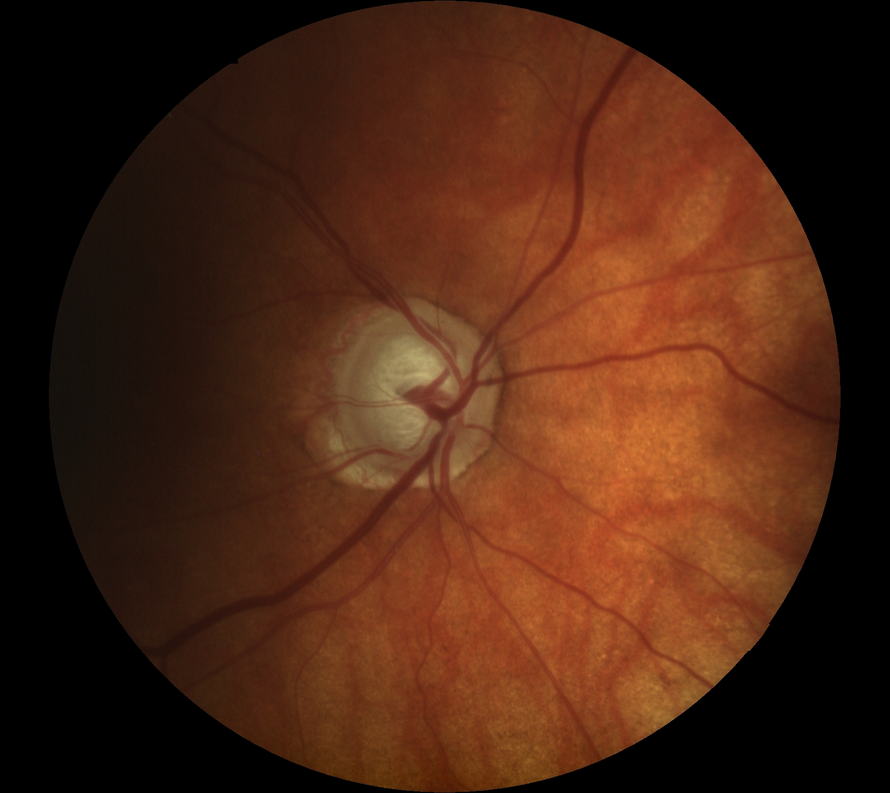
#> input picture MP_RetinalVesselAnalysis/MP_RetinalVesselAnalysis/dummies/Retinal_Images/111.png, 890 x 793 px, shrunk from 1620 x 1444 before the run; its folder holds only this picture in this run
$ python Radius.py
#> lines starting #> are read from the running program, lines starting #| are printed output that depends on the picture
# [78 lines of commented-out code are left out]


import cv2
import matplotlib.pyplot as plt
import os
import pandas as pd

# Path to directory containing retinal images
img_dir = 'Retinal_Images'
# Create a list of image filenames in the directory
img_files = os.listdir(img_dir)

# Create an empty list to store the R values
data_list = []

# Loop through each image file
for img_file in img_files:
    # Load the image
    img_path = os.path.join(img_dir, img_file)
    image = cv2.imread(img_path)
#> image is the input picture: shape (793, 890, 3); mean B, G, R 19.3, 37, 73.5

    # Convert to grayscale
    gray = cv2.cvtColor(image, cv2.COLOR_BGR2GRAY)
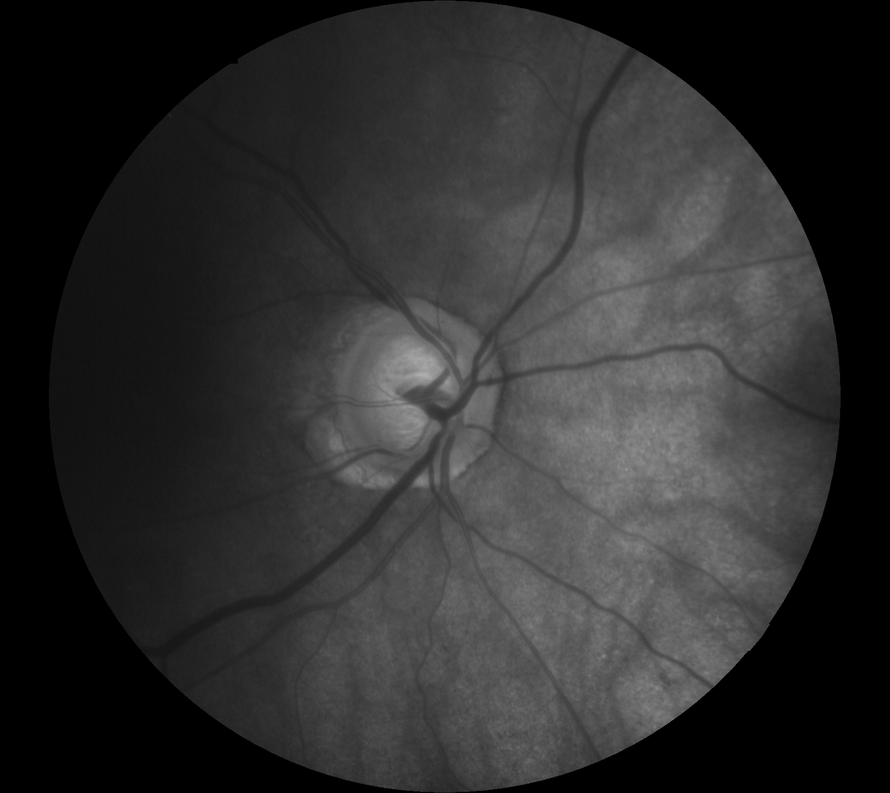
#> gray: shape (793, 890); min 0, max 177, mean 45.9

    # Apply CLAHE (Contrast Limited Adaptive Histogram Equalization) for contrast enhancement
    clahe = cv2.createCLAHE(clipLimit=2.0, tileGridSize=(8, 8))
    clahe_image = clahe.apply(gray)
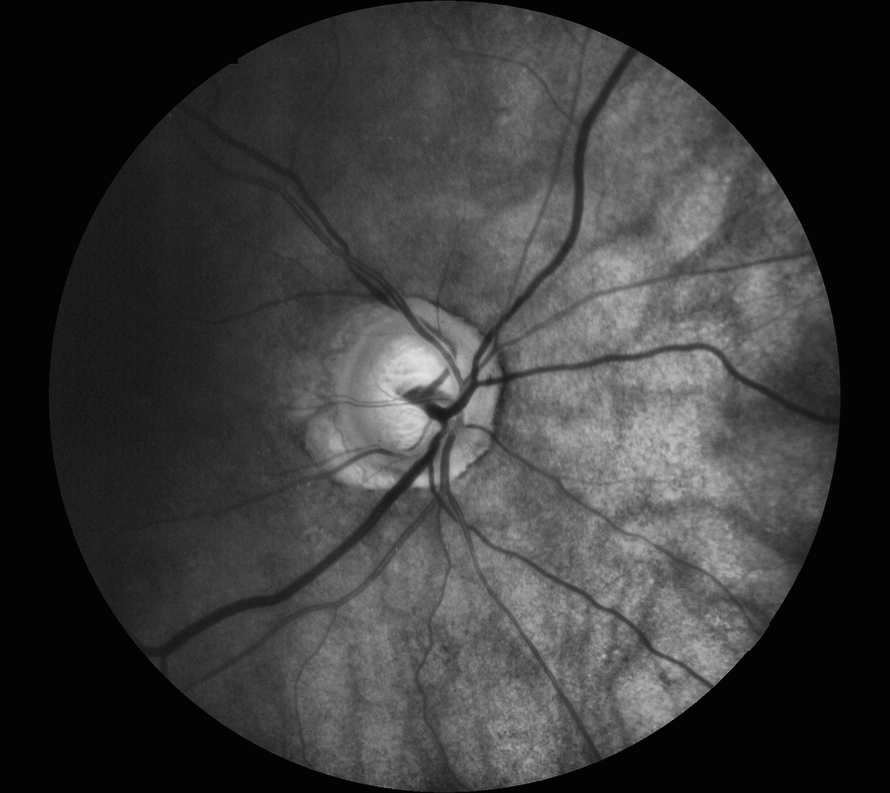
#> clahe_image: shape (793, 890); min 2, max 226, mean 58.6

    # Apply Gaussian blur for noise removal
    blur_image = cv2.GaussianBlur(clahe_image, (3, 3), 0)

    # Find the center of the image
    height, width = blur_image.shape
#> height = 793; width = 890
    center_x, center_y = int(width / 2), int(height / 2)
#> center_x = 445; center_y = 396

    # Initialize the radius list
    radius_list = []

    # Show the image using matplotlib
    fig, ax = plt.subplots(figsize=(8, 6))
    ax.imshow(blur_image, cmap='gray')

    # Mark the two points and calculate radius and draw circle
    def onclick(event):
        x, y = int(event.xdata), int(event.ydata)
        ax.plot(x, y, 'ro', markersize=10)
        fig.canvas.draw()

        if len(ax.lines) == 2:
            # Calculate radius and draw circle
            x1, y1 = ax.lines[0].get_xdata()[0], ax.lines[0].get_ydata()[0]
            x2, y2 = ax.lines[1].get_xdata()[0], ax.lines[1].get_ydata()[0]
            x3, y3 = (x1 + x2) / 2, (y1 + y2) / 2
            radius = int(((x3 - x1) ** 2 + (y3 - y1) ** 2) ** 0.5)
            circle = plt.Circle((x3, y3), radius, color='r', fill=False)
            ax.add_artist(circle)
            fig.canvas.draw()

            # Store radius value in the list and clear the lines
            radius_list.append(radius)
            ax.lines.clear()  # Clear the lines drawn for marking points

            # Clear the entire axes
            ax.clear()

            # Print radius on image
            cv2.putText(blur_image, f"Radius: {radius}", (10, 30), cv2.FONT_HERSHEY_SIMPLEX, 1, (0, 0, 0), 2)
            ax.imshow(blur_image, cmap='gray')
            fig.canvas.draw()

    fig.canvas.mpl_connect('button_press_event', onclick)
    plt.show()
    print(radius_list)

$ run again, on MP_RetinalVesselAnalysis/MP_RetinalVesselAnalysis/dummies/Retinal_Images/240.png
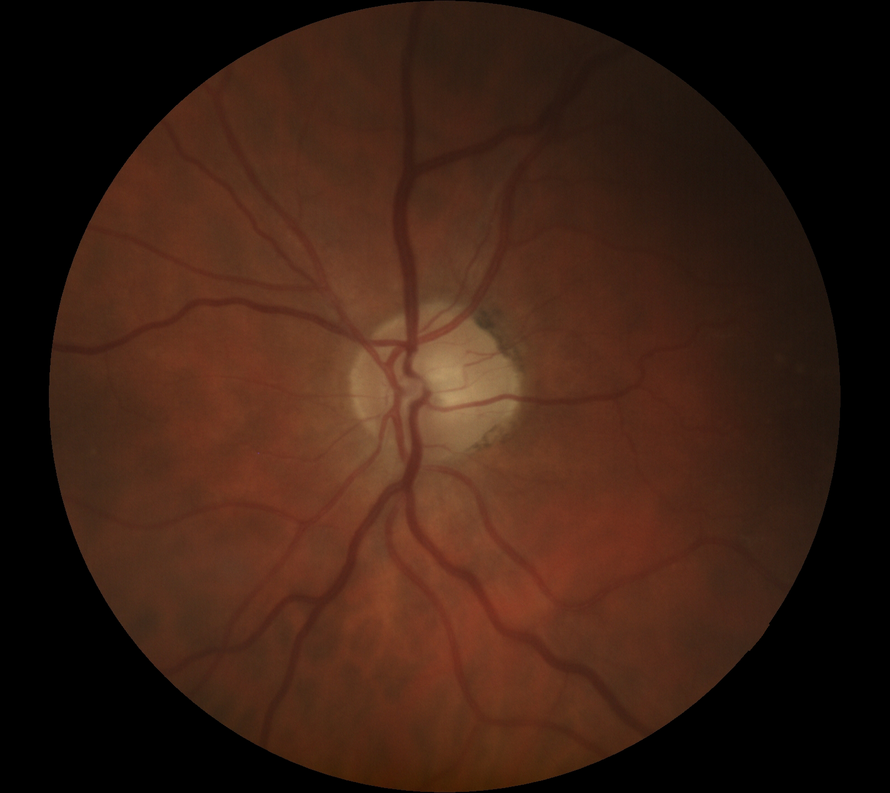
#> input picture MP_RetinalVesselAnalysis/MP_RetinalVesselAnalysis/dummies/Retinal_Images/240.png, 890 x 793 px, shrunk from 1620 x 1444 before the run
#> image is the input picture: shape (793, 890, 3); mean B, G, R 19.6, 31.6, 58.1
#> `gray = cv2.cvtColor(image, cv2.COLOR_BGR2GRAY)`:
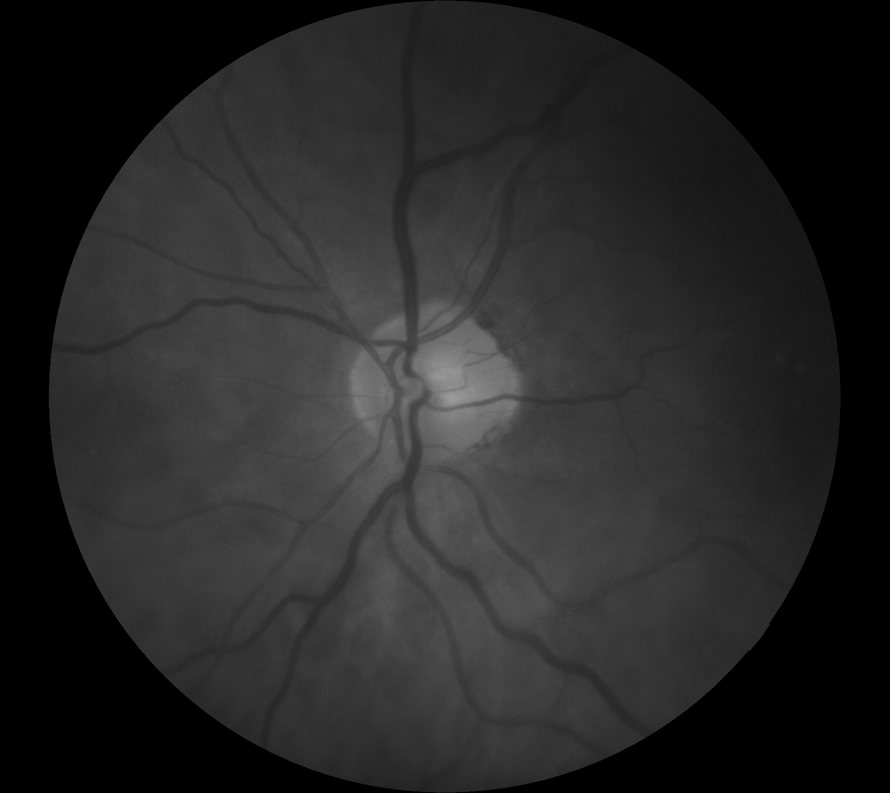
#> gray: shape (793, 890); min 0, max 155, mean 38.2
#> `clahe_image = clahe.apply(gray)`:
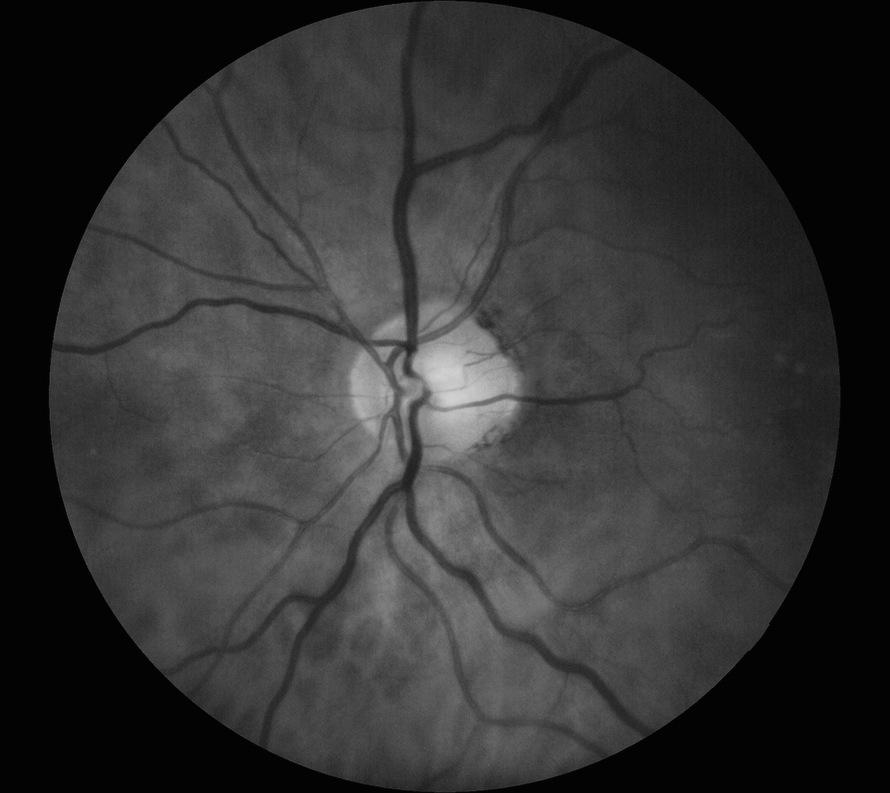
#> clahe_image: shape (793, 890); min 2, max 209, mean 49.9

$ run again, on MP_RetinalVesselAnalysis/MP_RetinalVesselAnalysis/dummies/Retinal_Images/275.png
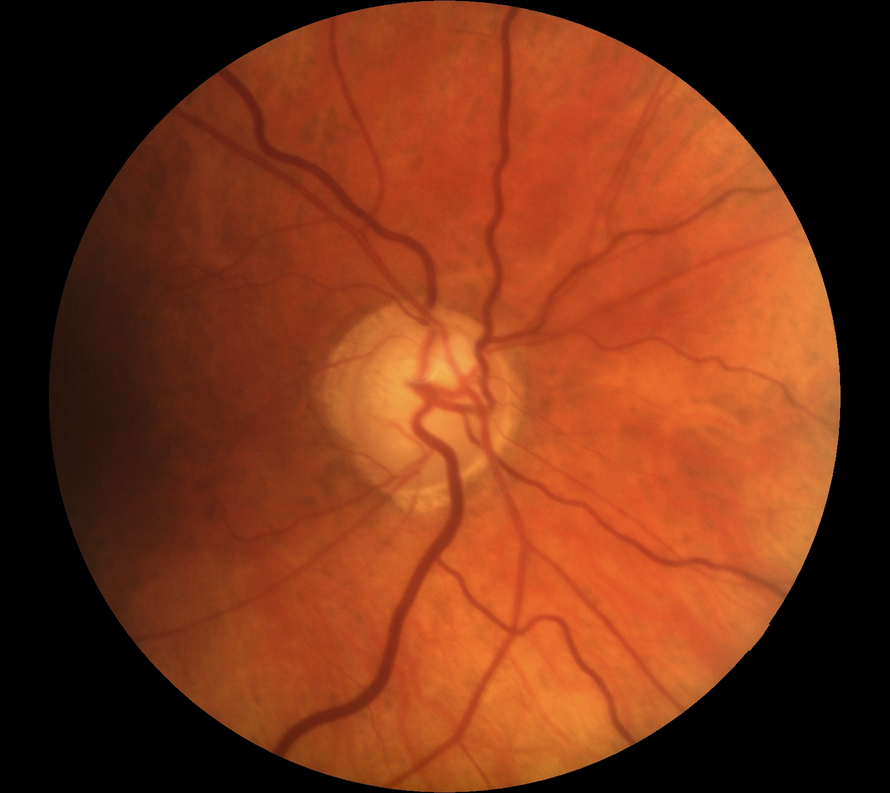
#> input picture MP_RetinalVesselAnalysis/MP_RetinalVesselAnalysis/dummies/Retinal_Images/275.png, 890 x 793 px, shrunk from 1620 x 1444 before the run
#> image is the input picture: shape (793, 890, 3); mean B, G, R 23.9, 52.1, 118.9
#> `gray = cv2.cvtColor(image, cv2.COLOR_BGR2GRAY)`:
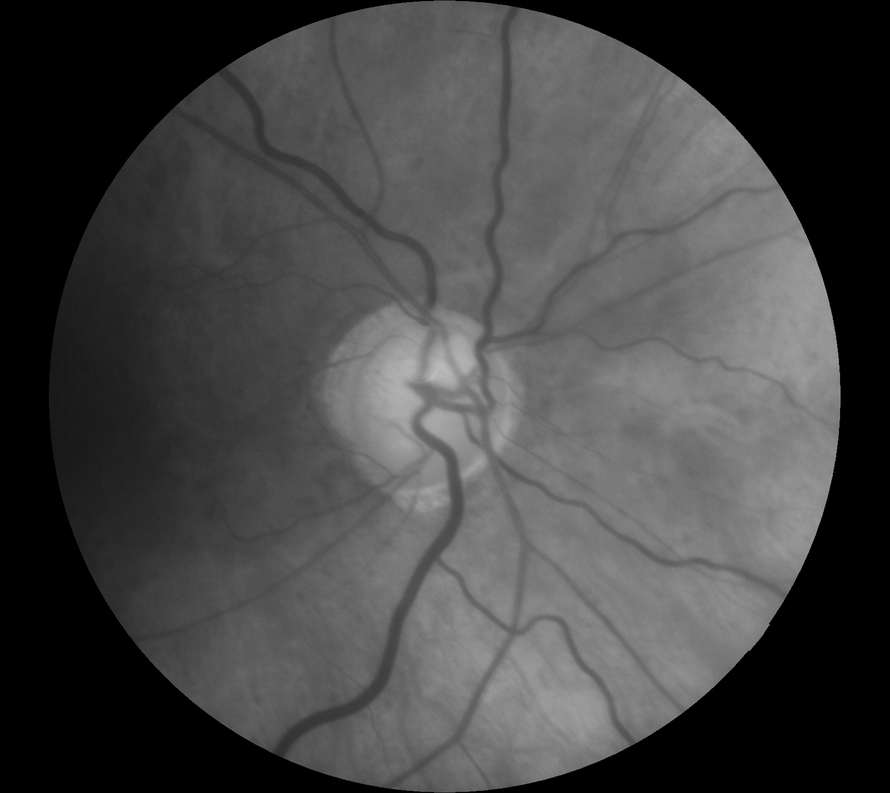
#> gray: shape (793, 890); min 0, max 189, mean 68.9
#> `clahe_image = clahe.apply(gray)`:
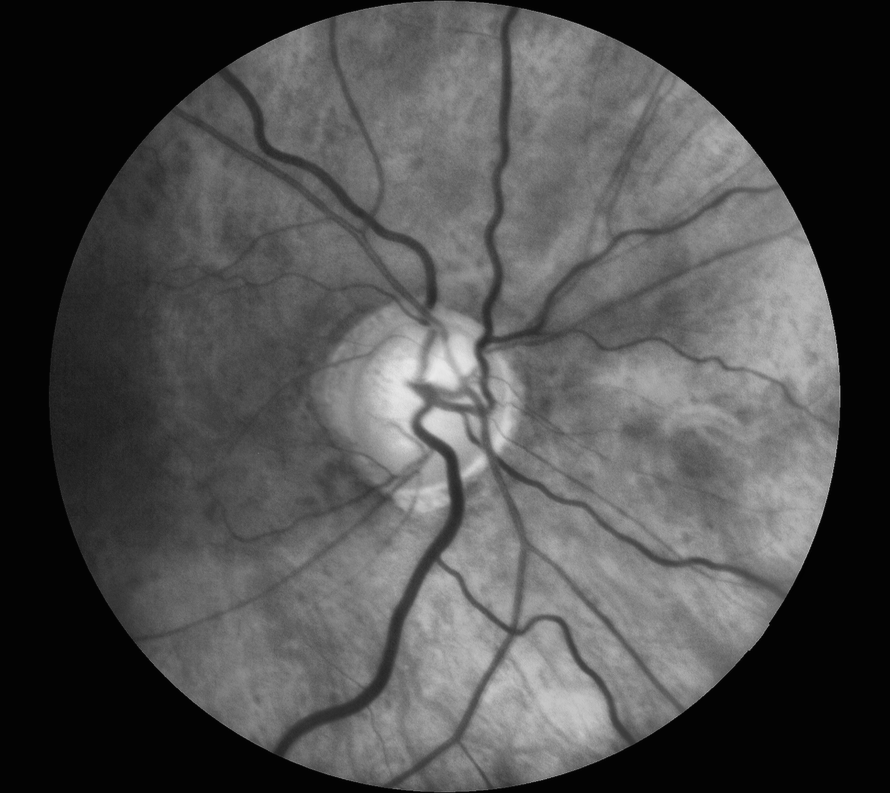
#> clahe_image: shape (793, 890); min 2, max 233, mean 77.7

$ run again, on MP_RetinalVesselAnalysis/MP_RetinalVesselAnalysis/dummies/Retinal_Images/119.png
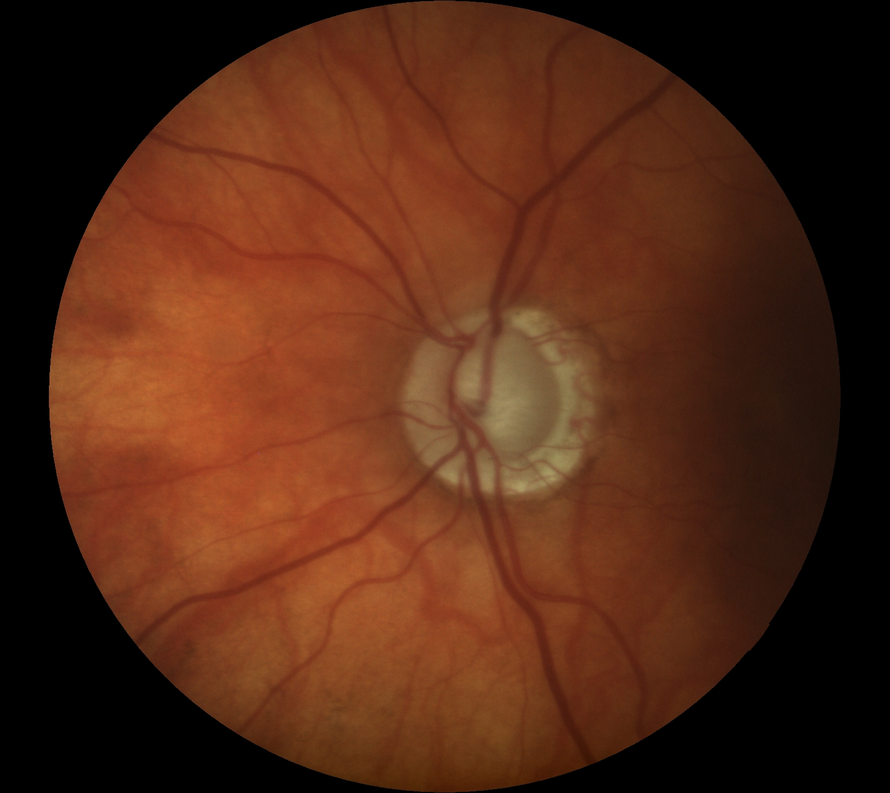
#> input picture MP_RetinalVesselAnalysis/MP_RetinalVesselAnalysis/dummies/Retinal_Images/119.png, 890 x 793 px, shrunk from 1620 x 1444 before the run
#> image is the input picture: shape (793, 890, 3); mean B, G, R 21.4, 40.4, 81.8
#> `gray = cv2.cvtColor(image, cv2.COLOR_BGR2GRAY)`:
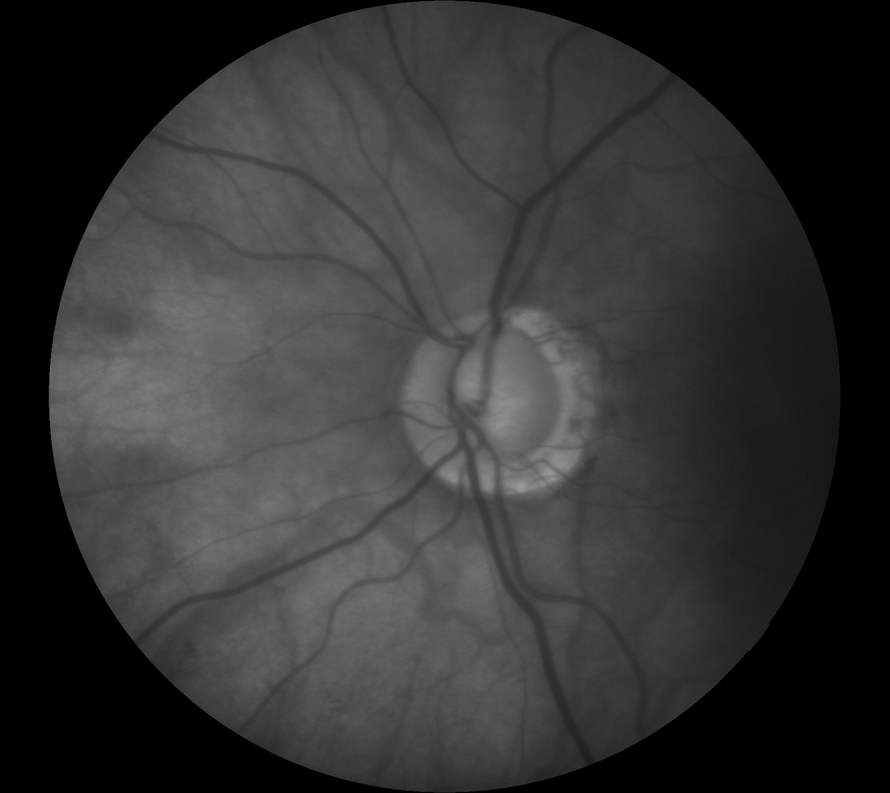
#> gray: shape (793, 890); min 0, max 158, mean 50.6
#> `clahe_image = clahe.apply(gray)`:
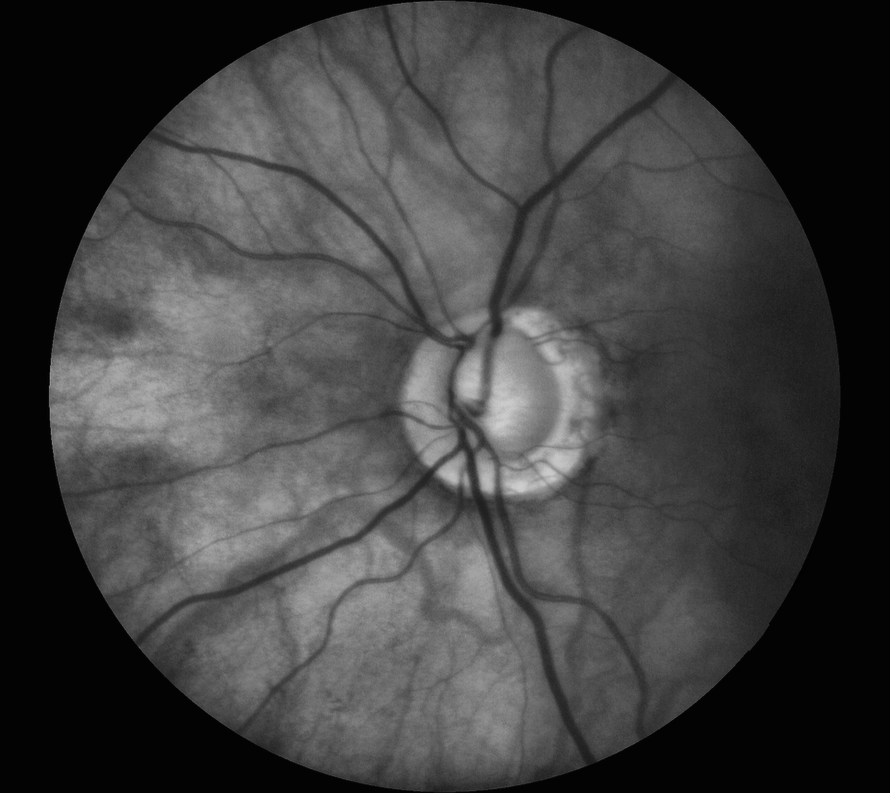
#> clahe_image: shape (793, 890); min 2, max 207, mean 63.5
